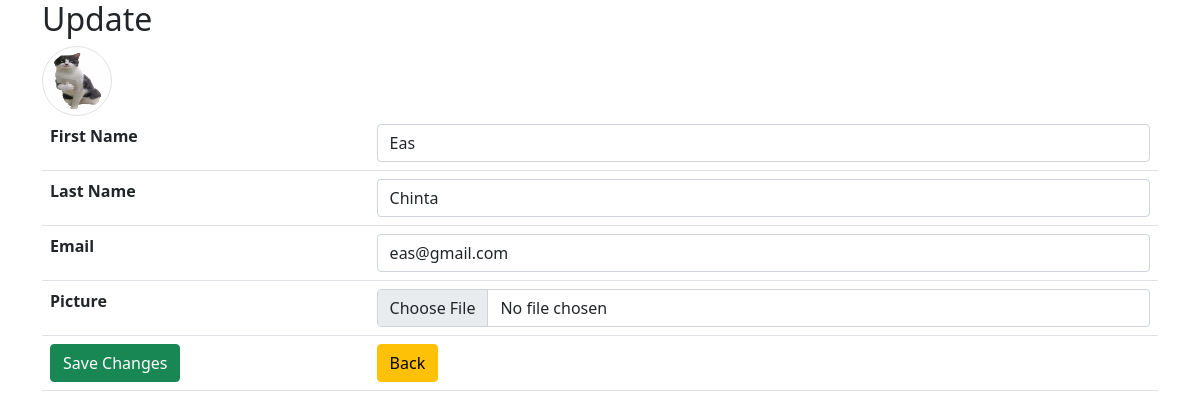
The page /edit_user.php?id=4 (signed in) on the database its author committed.
### tables this page shows
CREATE TABLE `user` (
  `id` int(11) NOT NULL,
  `first_name` varchar(255) NOT NULL,
  `last_name` varchar(255) NOT NULL,
  `email` varchar(255) NOT NULL,
  `picture` varchar(255) NOT NULL,
  `password` varchar(255) NOT NULL,
  `status` varchar(25) NOT NULL DEFAULT 'user'
);

### edit_user.php (the view, shortened to what this page needs)
<?php
require_once 'actions/db_connect.php';
$backBtn = '';
if(isset($_SESSION["adm"])){
    $backBtn = "admin.php";
}
if (isset($_GET['id'])) {
    $id = $_GET['id'];
    $sql = "SELECT * FROM user WHERE id = {$id}";
    $result = mysqli_query($connect, $sql);
    if (mysqli_num_rows($result) == 1) {
        $data = mysqli_fetch_assoc($result);
        $f_name = $data['first_name'];
        $l_name = $data['last_name'];
        $email = $data['email'];
    }
}
?>
<!DOCTYPE html>
<html lang="en">
<head>
   <?php require_once 'components/boot.php'?>
</head>
<body>
<div class="container">
        <h2>Update</h2>
        <img class='img-thumbnail rounded-circle' src='pictures/<?php echo $data['picture'] ?>' alt="<?php echo $f_name ?>">
        <form  method="post" enctype="multipart/form-data">
            <table class="table">
                <tr>
                    <th>First Name</th>
                    <td><input class="form-control" type="text"  name="first_name" placeholder ="First Name" value="<?php echo $f_name ?>"  /></td>
                </tr>
                <tr>
                    <th>Last Name</th>
                    <td><input class="form-control" type= "text" name="last_name"  placeholder="Last Name" value ="<?php echo $l_name ?>" /></td>
                </tr>
                <tr>
                    <th>Email</th>
                    <td><input class="form-control" type="email" name="email" placeholder= "Email" value= "<?php echo $email ?>" /></td>
                </tr>
                <tr>
                    <th>Picture</th>
                    <td><input class="form-control" type="file" name="picture" /></td>
                </tr>
                <tr>
                    <td><button name="submit" class="btn btn-success" type= "submit">Save Changes</button></td>
                    <td><a href= "<?php echo $backBtn?>"><button class="btn btn-warning" type="button">Back</button></a></td>
                </tr>
            </table>
        </form>
</div>
</body>
</html>

### edit_user.php (style rules this page uses)
.img-thumbnail { width: 70px !important; height: 70px !important; }

### rows shown on the page
user: picture (picture), first_name "Eas", last_name "Chinta", email "eas@gmail.com"
